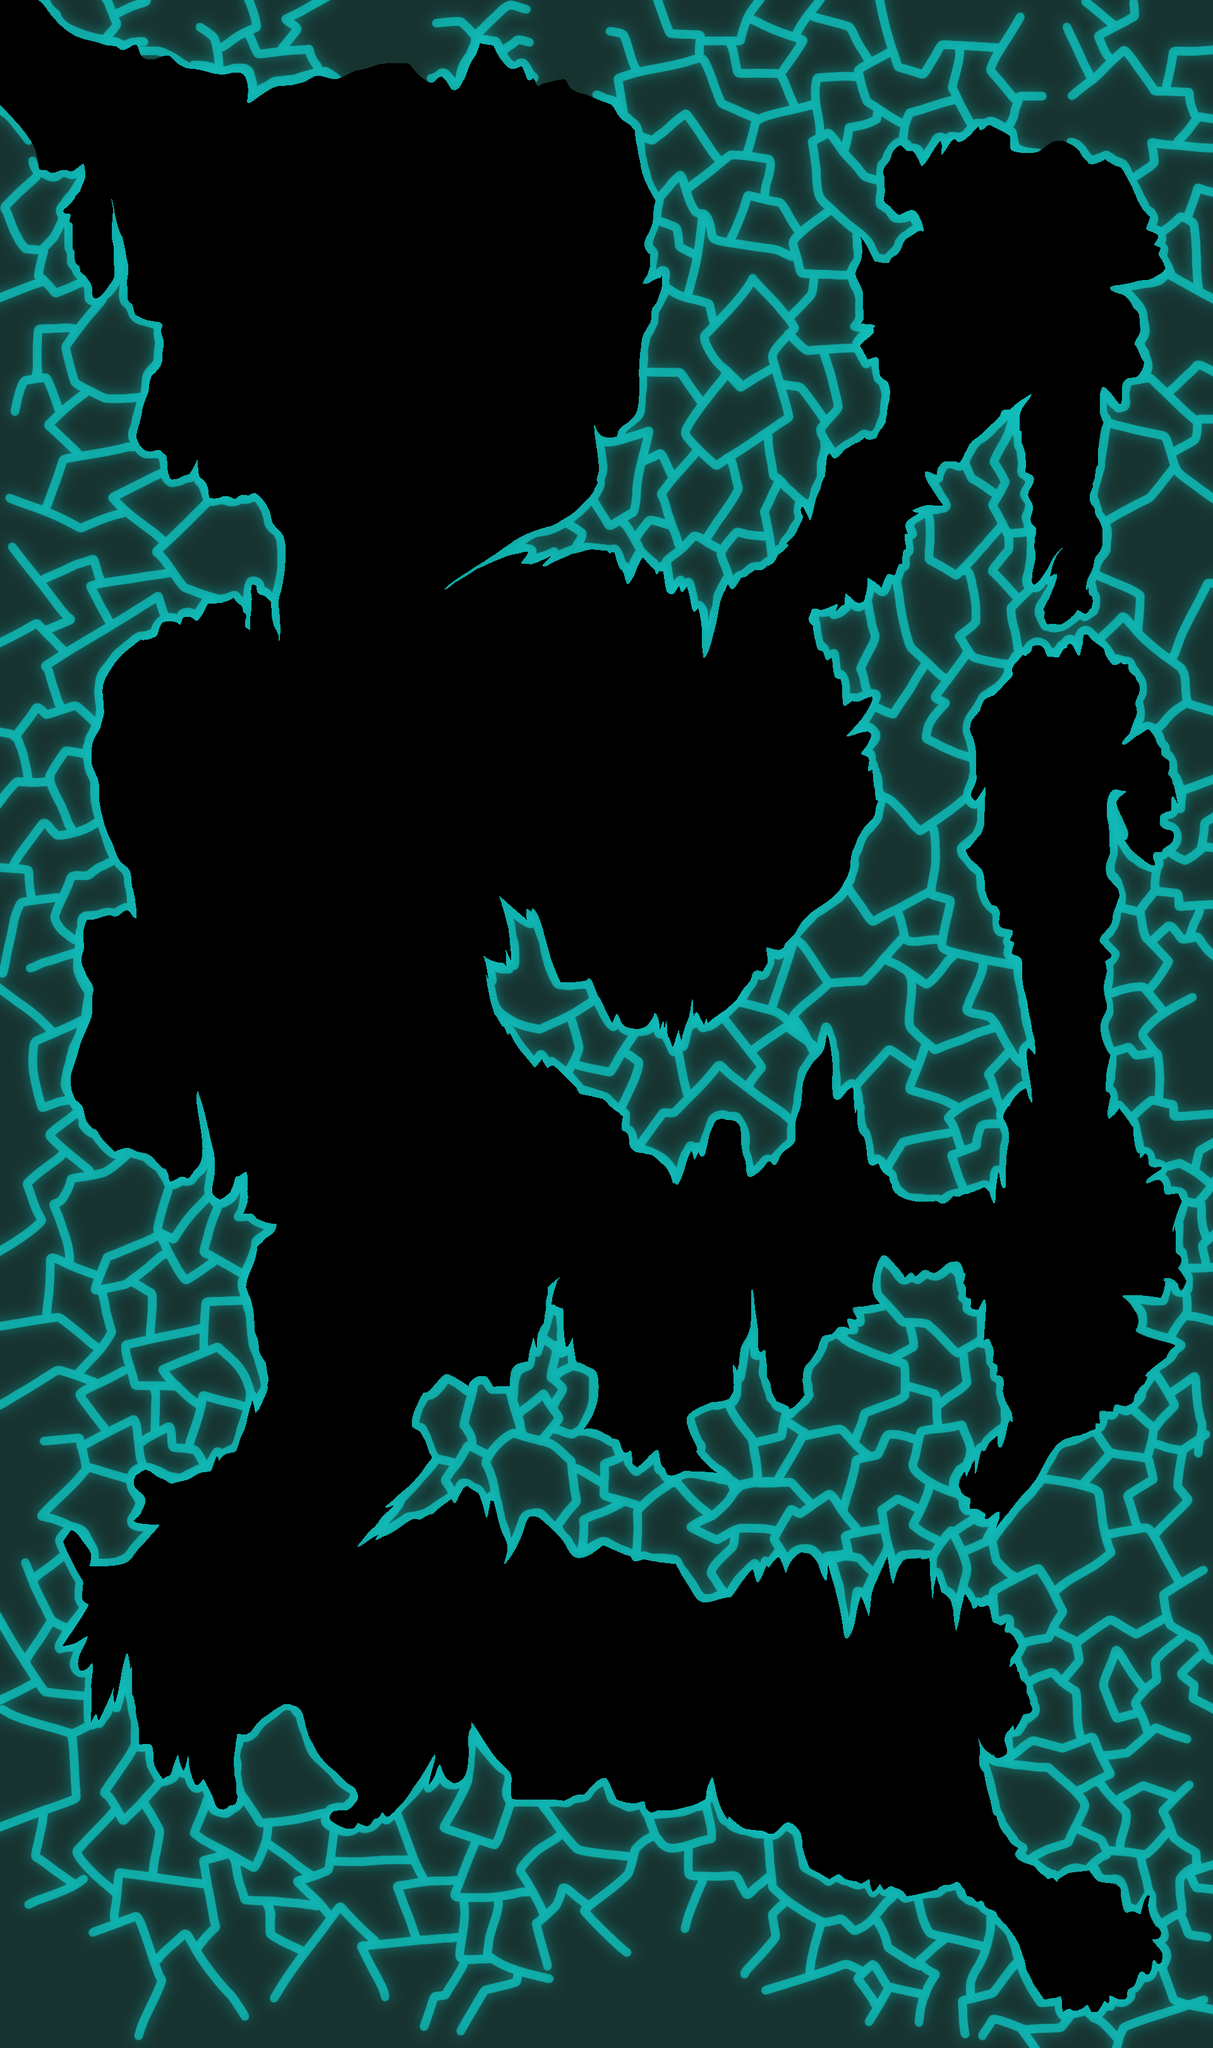

The image is a tile-based game level rendered from a .tmx file. Its description and complete source (layers, tilesets, objects, tile grids) follow:
An orthogonal 1x1 tile map with 1920x3240 px tiles, 1 tile layer (Calque de Tuiles 1).

<map version="1.5" tiledversion="1.7.2" orientation="orthogonal" renderorder="right-down" width="1" height="1" tilewidth="1920" tileheight="3240" infinite="0" nextlayerid="4" nextobjectid="1">
 <tileset firstgid="1" source="collision.tsx" />
 <layer id="1" name="Calque de Tuiles 1" width="1" height="1">
  <data encoding="csv">
1
</data>
 </layer>
</map>